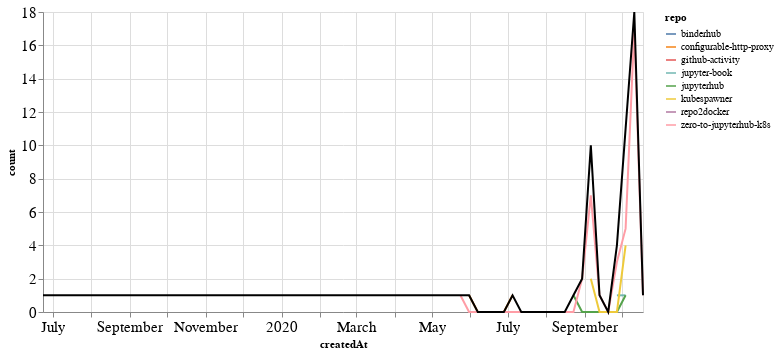

Notebook source saved alongside this figure:
### Markdown cell above
## PRs

### Code cell
prs_time = prs.groupby('repo').resample('W', on='createdAt').count()['author'].reset_index()
prs_time = prs_time.rename(columns={'author': 'count'})
prs_time_total = prs_time.groupby('createdAt').agg({"count": "sum"}).reset_index()

ch1 = alt.Chart(prs_time, width=600).mark_line().encode(
    x='createdAt',
    y='count',
    color='repo',
    tooltip="repo"
)

ch2 = alt.Chart(prs_time_total, width=600).mark_line(color="black").encode(
    x='createdAt',
    y='count',
)

ch1 + ch2

### Figure 1 — Vega-Lite specification as saved in the notebook (floating-point values rounded to 4 significant figures)
{"config": {"axisLeft": {"labelFontSize": 15}, "axisBottom": {"labelFontSize": 15}}, "layer": [{"data": {"name": "data-59d1363490907ab1090b1dfee00fcdd4"}, "mark": "line", "encoding": {"color": {"type": "nominal", "field": "repo"}, "tooltip": {"type": "nominal", "field": "repo"}, "x": {"type": "temporal", "field": "createdAt"}, "y": {"type": "quantitative", "field": "count"}}, "width": 600}, {"data": {"name": "data-4dbc938d8da73241bde45380991a32fa"}, "mark": {"type": "line", "color": "black"}, "encoding": {"x": {"type": "temporal", "field": "createdAt"}, "y": {"type": "quantitative", "field": "count"}}, "width": 600}], "$schema": "https://vega.github.io/schema/vega-lite/v4.8.1.json", "datasets": {"data-59d1363490907ab1090b1dfee00fcdd4": [{"repo": "binderhub", "createdAt": "2020-09-06T00:00:00", "count": 1}, {"repo": "configurable-http-proxy", "createdAt": "2020-05-31T00:00:00", "count": 1}, {"repo": "configurable-http-proxy", "createdAt": "2020-06-07T00:00:00", "count": 0}, {"repo": "configurable-http-proxy", "createdAt": "2020-06-14T00:00:00", "count": 0}, {"repo": "configurable-http-proxy", "createdAt": "2020-06-21T00:00:00", "count": 0}, {"repo": "configurable-http-proxy", "createdAt": "2020-06-28T00:00:00", "count": 0}, {"repo": "configurable-http-proxy", "createdAt": "2020-07-05T00:00:00", "count": 1}, {"repo": "github-activity", "createdAt": "2020-10-11T00:00:00", "count": 1}, {"repo": "jupyter-book", "createdAt": "2020-09-27T00:00:00", "count": 1}, {"repo": "jupyter-book", "createdAt": "2020-10-04T00:00:00", "count": 1}, {"repo": "jupyterhub", "createdAt": "2020-08-23T00:00:00", "count": 1}, {"repo": "jupyterhub", "createdAt": "2020-08-30T00:00:00", "count": 0}, {"repo": "jupyterhub", "createdAt": "2020-09-06T00:00:00", "count": 0}, {"repo": "jupyterhub", "createdAt": "2020-09-13T00:00:00", "count": 0}, {"repo": "jupyterhub", "createdAt": "2020-09-20T00:00:00", "count": 0}, {"repo": "jupyterhub", "createdAt": "2020-09-27T00:00:00", "count": 0}, {"repo": "jupyterhub", "createdAt": "2020-10-04T00:00:00", "count": 1}, {"repo": "kubespawner", "createdAt": "2020-09-06T00:00:00", "count": 2}, {"repo": "kubespawner", "createdAt": "2020-09-13T00:00:00", "count": 0}, {"repo": "kubespawner", "createdAt": "2020-09-20T00:00:00", "count": 0}, {"repo": "kubespawner", "createdAt": "2020-09-27T00:00:00", "count": 0}, {"repo": "kubespawner", "createdAt": "2020-10-04T00:00:00", "count": 4}, {"repo": "repo2docker", "createdAt": "2019-06-23T00:00:00", "count": 1}, {"repo": "zero-to-jupyterhub-k8s", "createdAt": "2020-05-24T00:00:00", "count": 1}, {"repo": "zero-to-jupyterhub-k8s", "createdAt": "2020-05-31T00:00:00", "count": 0}, {"repo": "zero-to-jupyterhub-k8s", "createdAt": "2020-06-07T00:00:00", "count": 0}, {"repo": "zero-to-jupyterhub-k8s", "createdAt": "2020-06-14T00:00:00", "count": 0}, {"repo": "zero-to-jupyterhub-k8s", "createdAt": "2020-06-21T00:00:00", "count": 0}, {"repo": "zero-to-jupyterhub-k8s", "createdAt": "2020-06-28T00:00:00", "count": 0}, {"repo": "zero-to-jupyterhub-k8s", "createdAt": "2020-07-05T00:00:00", "count": 0}, {"repo": "zero-to-jupyterhub-k8s", "createdAt": "2020-07-12T00:00:00", "count": 0}, {"repo": "zero-to-jupyterhub-k8s", "createdAt": "2020-07-19T00:00:00", "count": 0}, {"repo": "zero-to-jupyterhub-k8s", "createdAt": "2020-07-26T00:00:00", "count": 0}, {"repo": "zero-to-jupyterhub-k8s", "createdAt": "2020-08-02T00:00:00", "count": 0}, {"repo": "zero-to-jupyterhub-k8s", "createdAt": "2020-08-09T00:00:00", "count": 0}, {"repo": "zero-to-jupyterhub-k8s", "createdAt": "2020-08-16T00:00:00", "count": 0}, {"repo": "zero-to-jupyterhub-k8s", "createdAt": "2020-08-23T00:00:00", "count": 0}, {"repo": "zero-to-jupyterhub-k8s", "createdAt": "2020-08-30T00:00:00", "count": 2}, {"repo": "zero-to-jupyterhub-k8s", "createdAt": "2020-09-06T00:00:00", "count": 7}, {"repo": "zero-to-jupyterhub-k8s", "createdAt": "2020-09-13T00:00:00", "count": 1}, {"repo": "zero-to-jupyterhub-k8s", "createdAt": "2020-09-20T00:00:00", "count": 0}, {"repo": "zero-to-jupyterhub-k8s", "createdAt": "2020-09-27T00:00:00", "count": 3}, {"repo": "zero-to-jupyterhub-k8s", "createdAt": "2020-10-04T00:00:00", "count": 5}, {"repo": "zero-to-jupyterhub-k8s", "createdAt": "2020-10-11T00:00:00", "count": 17}, {"repo": "zero-to-jupyterhub-k8s", "createdAt": "2020-10-18T00:00:00", "count": 1}], "data-4dbc938d8da73241bde45380991a32fa": [{"createdAt": "2019-06-23T00:00:00", "count": 1}, {"createdAt": "2020-05-24T00:00:00", "count": 1}, {"createdAt": "2020-05-31T00:00:00", "count": 1}, {"createdAt": "2020-06-07T00:00:00", "count": 0}, {"createdAt": "2020-06-14T00:00:00", "count": 0}, {"createdAt": "2020-06-21T00:00:00", "count": 0}, {"createdAt": "2020-06-28T00:00:00", "count": 0}, {"createdAt": "2020-07-05T00:00:00", "count": 1}, {"createdAt": "2020-07-12T00:00:00", "count": 0}, {"createdAt": "2020-07-19T00:00:00", "count": 0}, {"createdAt": "2020-07-26T00:00:00", "count": 0}, {"createdAt": "2020-08-02T00:00:00", "count": 0}, {"createdAt": "2020-08-09T00:00:00", "count": 0}, {"createdAt": "2020-08-16T00:00:00", "count": 0}, {"createdAt": "2020-08-23T00:00:00", "count": 1}, {"createdAt": "2020-08-30T00:00:00", "count": 2}, {"createdAt": "2020-09-06T00:00:00", "count": 10}, {"createdAt": "2020-09-13T00:00:00", "count": 1}, {"createdAt": "2020-09-20T00:00:00", "count": 0}, {"createdAt": "2020-09-27T00:00:00", "count": 4}, {"createdAt": "2020-10-04T00:00:00", "count": 11}, {"createdAt": "2020-10-11T00:00:00", "count": 18}, {"createdAt": "2020-10-18T00:00:00", "count": 1}]}}
